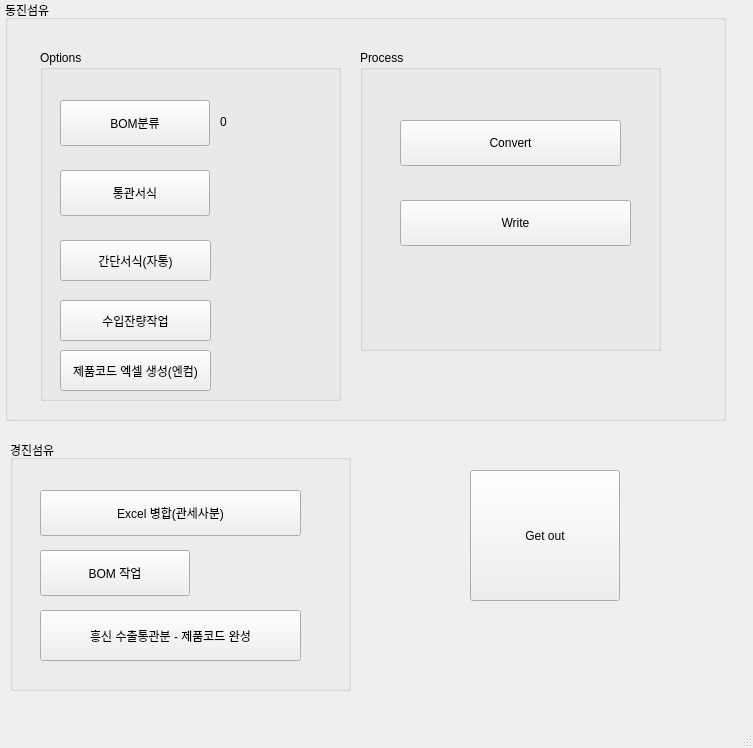
<?xml version="1.0" encoding="UTF-8"?>
<ui version="4.0">
 <class>MainWindow</class>
 <widget class="QMainWindow" name="MainWindow">
  <property name="geometry">
   <rect>
    <x>0</x>
    <y>0</y>
    <width>753</width>
    <height>748</height>
   </rect>
  </property>
  <property name="windowTitle">
   <string>MainWindow</string>
  </property>
  <widget class="QWidget" name="centralwidget">
   <widget class="QGroupBox" name="groupBox">
    <property name="geometry">
     <rect>
      <x>360</x>
      <y>50</y>
      <width>301</width>
      <height>301</height>
     </rect>
    </property>
    <property name="title">
     <string>Process</string>
    </property>
    <widget class="QPushButton" name="openexcel_3">
     <property name="geometry">
      <rect>
       <x>40</x>
       <y>150</y>
       <width>231</width>
       <height>46</height>
      </rect>
     </property>
     <property name="text">
      <string>Write</string>
     </property>
    </widget>
    <widget class="QPushButton" name="pushButton">
     <property name="geometry">
      <rect>
       <x>40</x>
       <y>70</y>
       <width>221</width>
       <height>46</height>
      </rect>
     </property>
     <property name="text">
      <string>Convert</string>
     </property>
    </widget>
   </widget>
   <widget class="QGroupBox" name="groupBox_2">
    <property name="geometry">
     <rect>
      <x>40</x>
      <y>50</y>
      <width>301</width>
      <height>351</height>
     </rect>
    </property>
    <property name="title">
     <string>Options</string>
    </property>
    <widget class="QPushButton" name="openexcel">
     <property name="geometry">
      <rect>
       <x>20</x>
       <y>120</y>
       <width>150</width>
       <height>46</height>
      </rect>
     </property>
     <property name="text">
      <string>통관서식</string>
     </property>
    </widget>
    <widget class="QPushButton" name="openexcel_2">
     <property name="geometry">
      <rect>
       <x>20</x>
       <y>50</y>
       <width>150</width>
       <height>46</height>
      </rect>
     </property>
     <property name="text">
      <string>BOM분류</string>
     </property>
    </widget>
    <widget class="QPushButton" name="PushButton_1">
     <property name="geometry">
      <rect>
       <x>20</x>
       <y>190</y>
       <width>151</width>
       <height>41</height>
      </rect>
     </property>
     <property name="text">
      <string>간단서식(자통)</string>
     </property>
    </widget>
    <widget class="QLabel" name="label">
     <property name="geometry">
      <rect>
       <x>180</x>
       <y>60</y>
       <width>102</width>
       <height>24</height>
      </rect>
     </property>
     <property name="text">
      <string>0</string>
     </property>
    </widget>
    <widget class="QPushButton" name="pushButton_2">
     <property name="geometry">
      <rect>
       <x>20</x>
       <y>250</y>
       <width>151</width>
       <height>41</height>
      </rect>
     </property>
     <property name="text">
      <string>수입잔량작업</string>
     </property>
    </widget>
    <widget class="QPushButton" name="pushButton_4">
     <property name="geometry">
      <rect>
       <x>20</x>
       <y>300</y>
       <width>151</width>
       <height>41</height>
      </rect>
     </property>
     <property name="text">
      <string>제품코드 엑셀 생성(엔컴)</string>
     </property>
    </widget>
   </widget>
   <widget class="QGroupBox" name="groupBox_3">
    <property name="geometry">
     <rect>
      <x>5</x>
      <y>0</y>
      <width>721</width>
      <height>421</height>
     </rect>
    </property>
    <property name="title">
     <string>동진섬유</string>
    </property>
   </widget>
   <widget class="QGroupBox" name="groupBox_4">
    <property name="geometry">
     <rect>
      <x>10</x>
      <y>440</y>
      <width>341</width>
      <height>251</height>
     </rect>
    </property>
    <property name="title">
     <string>경진섬유</string>
    </property>
    <widget class="QPushButton" name="kj_1_mergeExcel">
     <property name="geometry">
      <rect>
       <x>30</x>
       <y>50</y>
       <width>261</width>
       <height>46</height>
      </rect>
     </property>
     <property name="text">
      <string>Excel 병합(관세사분)</string>
     </property>
    </widget>
    <widget class="QPushButton" name="kj_2_bom">
     <property name="geometry">
      <rect>
       <x>30</x>
       <y>110</y>
       <width>150</width>
       <height>46</height>
      </rect>
     </property>
     <property name="text">
      <string>BOM 작업</string>
     </property>
    </widget>
    <widget class="QPushButton" name="pushButton_3">
     <property name="geometry">
      <rect>
       <x>30</x>
       <y>170</y>
       <width>261</width>
       <height>51</height>
      </rect>
     </property>
     <property name="text">
      <string>흥신 수출통관분 - 제품코드 완성</string>
     </property>
    </widget>
   </widget>
   <widget class="QPushButton" name="Quit_But">
    <property name="geometry">
     <rect>
      <x>470</x>
      <y>470</y>
      <width>150</width>
      <height>131</height>
     </rect>
    </property>
    <property name="text">
     <string>Get out</string>
    </property>
   </widget>
   <zorder>groupBox_3</zorder>
   <zorder>groupBox</zorder>
   <zorder>groupBox_2</zorder>
   <zorder>groupBox_4</zorder>
   <zorder>Quit_But</zorder>
  </widget>
  <widget class="QMenuBar" name="menubar">
   <property name="geometry">
    <rect>
     <x>0</x>
     <y>0</y>
     <width>753</width>
     <height>21</height>
    </rect>
   </property>
  </widget>
  <widget class="QStatusBar" name="statusbar"/>
 </widget>
 <resources/>
 <connections>
  <connection>
   <sender>openexcel</sender>
   <signal>clicked()</signal>
   <receiver>MainWindow</receiver>
   <slot>openfile1()</slot>
   <hints>
    <hint type="sourcelabel">
     <x>131</x>
     <y>236</y>
    </hint>
    <hint type="destinationlabel">
     <x>185</x>
     <y>90</y>
    </hint>
   </hints>
  </connection>
  <connection>
   <sender>openexcel_2</sender>
   <signal>clicked()</signal>
   <receiver>MainWindow</receiver>
   <slot>openfile2()</slot>
   <hints>
    <hint type="sourcelabel">
     <x>163</x>
     <y>166</y>
    </hint>
    <hint type="destinationlabel">
     <x>351</x>
     <y>298</y>
    </hint>
   </hints>
  </connection>
  <connection>
   <sender>openexcel_3</sender>
   <signal>clicked()</signal>
   <receiver>MainWindow</receiver>
   <slot>writeexcel()</slot>
   <hints>
    <hint type="sourcelabel">
     <x>501</x>
     <y>266</y>
    </hint>
    <hint type="destinationlabel">
     <x>338</x>
     <y>52</y>
    </hint>
   </hints>
  </connection>
  <connection>
   <sender>PushButton_1</sender>
   <signal>clicked()</signal>
   <receiver>MainWindow</receiver>
   <slot>make_simpleform()</slot>
   <hints>
    <hint type="sourcelabel">
     <x>209</x>
     <y>293</y>
    </hint>
    <hint type="destinationlabel">
     <x>290</x>
     <y>196</y>
    </hint>
   </hints>
  </connection>
  <connection>
   <sender>pushButton</sender>
   <signal>clicked()</signal>
   <receiver>MainWindow</receiver>
   <slot>vlookup_bom()</slot>
   <hints>
    <hint type="sourcelabel">
     <x>565</x>
     <y>186</y>
    </hint>
    <hint type="destinationlabel">
     <x>562</x>
     <y>45</y>
    </hint>
   </hints>
  </connection>
  <connection>
   <sender>kj_1_mergeExcel</sender>
   <signal>clicked()</signal>
   <receiver>MainWindow</receiver>
   <slot>openfile3()</slot>
   <hints>
    <hint type="sourcelabel">
     <x>151</x>
     <y>556</y>
    </hint>
    <hint type="destinationlabel">
     <x>415</x>
     <y>428</y>
    </hint>
   </hints>
  </connection>
  <connection>
   <sender>kj_2_bom</sender>
   <signal>clicked()</signal>
   <receiver>MainWindow</receiver>
   <slot>openfile4()</slot>
   <hints>
    <hint type="sourcelabel">
     <x>105</x>
     <y>616</y>
    </hint>
    <hint type="destinationlabel">
     <x>403</x>
     <y>570</y>
    </hint>
   </hints>
  </connection>
  <connection>
   <sender>pushButton_2</sender>
   <signal>clicked()</signal>
   <receiver>MainWindow</receiver>
   <slot>openfile5()</slot>
   <hints>
    <hint type="sourcelabel">
     <x>210</x>
     <y>361</y>
    </hint>
    <hint type="destinationlabel">
     <x>408</x>
     <y>473</y>
    </hint>
   </hints>
  </connection>
  <connection>
   <sender>pushButton_3</sender>
   <signal>clicked()</signal>
   <receiver>MainWindow</receiver>
   <slot>openfile6()</slot>
   <hints>
    <hint type="sourcelabel">
     <x>300</x>
     <y>663</y>
    </hint>
    <hint type="destinationlabel">
     <x>393</x>
     <y>674</y>
    </hint>
   </hints>
  </connection>
  <connection>
   <sender>pushButton_4</sender>
   <signal>clicked()</signal>
   <receiver>MainWindow</receiver>
   <slot>jepum_excel_ncom()</slot>
   <hints>
    <hint type="sourcelabel">
     <x>148</x>
     <y>380</y>
    </hint>
    <hint type="destinationlabel">
     <x>655</x>
     <y>465</y>
    </hint>
   </hints>
  </connection>
 </connections>
 <slots>
  <slot>openfile2()</slot>
  <slot>openfile1()</slot>
  <slot>writeexcel()</slot>
  <slot>make_simpleform()</slot>
  <slot>vlookup_bom()</slot>
  <slot>openfile3()</slot>
  <slot>openfile4()</slot>
  <slot>openfile5()</slot>
  <slot>openfile6()</slot>
  <slot>jepum_excel_ncom()</slot>
 </slots>
</ui>
